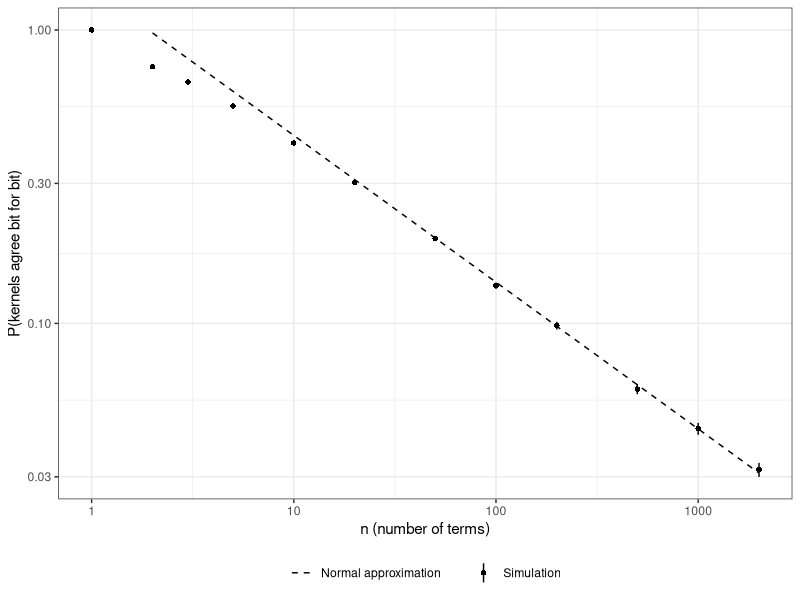

The R script that drew this image:
# illustration.R -- reproduces the agreement figure (figs/agreement.pdf) and the numbers quoted
# in the "Numerical illustration" section of blas_kernels.tex.
# Run from the directory containing blas_kernels.tex:  Rscript illustration.R
library(ggplot2)

set.seed(2026)
reps <- 40000
a0 <- 1.5 * 2^20                   # running total in the binade [2^20, 2^21)
h <- 2^(20 - 52)                   # its grid spacing: one ulp
ns <- c(1, 2, 3, 5, 10, 20, 50, 100, 200, 500, 1000, 2000)
rterm <- function(k) (runif(k) + runif(k) * 2^-32) * 2^-10   # full-precision terms

# Theorem 1: kernel A adds each term to the large running total,
# kernel B sums the terms at small magnitude first and adds the result once
sim <- do.call(rbind, lapply(ns, function(n) {
  sA <- rep(a0, reps)
  tB <- rep(0, reps)
  for (j in seq_len(n)) {
    x <- rterm(reps)
    sA <- sA + x
    tB <- tB + x
  }
  D <- (sA - (a0 + tB)) / h        # difference in ulps
  stopifnot(all(D == round(D)))    # Theorem 1 (i): always a whole number of ulps
  data.frame(n = n, p = mean(D == 0), se = sd(D == 0) / sqrt(reps))
}))
sim$approx <- sqrt(6 / (pi * sim$n))           # normal approximation, Theorem 1 (ii)

# Within one binade the order does not matter: forward vs reverse summation onto the large total
same_grid <- do.call(rbind, lapply(c(10, 100, 1000), function(n) {
  X <- matrix(rterm(5000 * n), 5000, n)
  fwd <- rep(a0, 5000); for (j in seq_len(n)) fwd <- fwd + X[, j]
  bwd <- rep(a0, 5000); for (j in rev(seq_len(n))) bwd <- bwd + X[, j]
  data.frame(n = n, agree = mean(fwd == bwd))
}))

# Figure
nn <- exp(seq(log(2), log(2000), length.out = 100))   # the approximation exceeds 1 at n = 1
fig <- ggplot() +
  geom_line(data = data.frame(n = nn, p = sqrt(6 / (pi * nn))),
            aes(n, p, linetype = "Normal approximation")) +
  geom_pointrange(data = sim, aes(n, p, ymin = p - 2 * se, ymax = p + 2 * se,
                                  shape = "Simulation"), size = 0.3) +
  scale_x_log10() +
  scale_y_log10() +
  scale_linetype_manual(values = c("Normal approximation" = "dashed")) +
  scale_shape_manual(values = c("Simulation" = 16)) +
  labs(x = "n (number of terms)", y = "P(kernels agree bit for bit)", linetype = NULL, shape = NULL) +
  theme_bw() +
  theme(legend.position = "bottom")
dir.create("figs", showWarnings = FALSE)
ggsave("figs/agreement.pdf", fig, width = 6.5, height = 4)

# Numbers quoted in the text
two <- sim$n == 2; ten <- sim$n == 10
cat(sprintf("n = 2: agreement rate %.3f (standard error %.3f); exact value 3/4; approximation %.3f\n",
            sim$p[two], sim$se[two], sim$approx[two]))
cat(sprintf("n = 10: the approximation exceeds the simulated rate by %.0f%%\n",
            100 * (sim$approx[ten] / sim$p[ten] - 1)))
z <- (sim$approx - sim$p) / sim$se
cat(sprintf("n >= 50: at most %.1f standard errors between approximation and simulation\n",
            max(abs(z[sim$n >= 50]))))
cat(sprintf("Discussion, n = 10: Diaconis-Freedman sqrt(6/(pi (n+1))) = %.3f, simulated %.3f, sqrt(6/(pi n)) = %.3f\n",
            sqrt(6 / (pi * 11)), sim$p[ten], sim$approx[ten]))
cat("same-grid agreement (n = 10, 100, 1000):", paste0(round(100 * same_grid$agree, 2), "%"), "\n")
